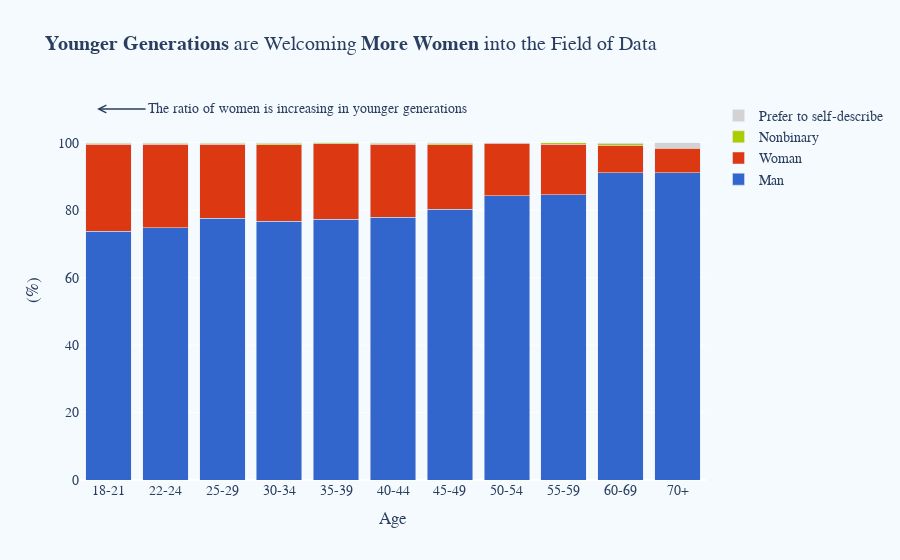

Notebook source saved alongside this figure:
### Markdown cell above
As you probably expected to some extent, the world of data is still predominantly male as of 2022. However, if you pay attention you will notice that the ratio of women is increasing in the lower age brackets. Let's normalize the bar chart to see this effect more clearly.

### Code cell
title = """
<b>Younger Generations</b> are Welcoming <b>More Women</b> into the Field of Data
"""

fig = plot_category_segment_hist(survey.df, 
                                 cat_col="AGE", 
                                 seg_col="GENDER", 
                                 replace_dict=gender_replace_dict,
                                 normalize=True, 
                                 marker_color=g_color_list,
                                 drop_thresh=0,
                                 title=title,
                                )

fig.update_traces(hovertemplate="%{y:.0f} (%) %{fullData.name} in this age bracket")

fig.add_annotation(x=3.5, y=110,
                  text="The ratio of women is increasing in younger generations",
                  showarrow=False,
                  )

fig.add_annotation(x=-0.2, y=110,
                   ax=50, ay=0,
                  text="",
                  showarrow=True,
                   arrowhead=5,
                   arrowwidth=1.5
                  )
fig.update_layout(xaxis_title="Age", yaxis_title="(%)")

fig.show()

### Figure 1 — Plotly figure (JSON) as saved in the notebook; plotly's stock layout.template omitted (floating-point values rounded to 4 significant figures)
{"data": [{"hovertemplate": "%{y:.0f} (%) %{fullData.name} in this age bracket", "hovertext": "Man", "marker": {"color": "#3366CC"}, "name": "Man", "orientation": "v", "type": "bar", "x": ["18-21", "22-24", "25-29", "30-34", "35-39", "40-44", "45-49", "50-54", "55-59", "60-69", "70+"], "y": [73.72, 74.84, 77.56, 76.75, 77.3, 77.98, 80.21, 84.33, 84.62, 91.09, 91.06]}, {"hovertemplate": "%{y:.0f} (%) %{fullData.name} in this age bracket", "hovertext": "Woman", "marker": {"color": "#DC3912"}, "name": "Woman", "orientation": "v", "type": "bar", "x": ["18-21", "22-24", "25-29", "30-34", "35-39", "40-44", "45-49", "50-54", "55-59", "60-69", "70+"], "y": [25.84, 24.66, 21.99, 22.64, 22.4, 21.6, 19.23, 15.56, 14.88, 8.14, 7.317]}, {"hovertemplate": "%{y:.0f} (%) %{fullData.name} in this age bracket", "hovertext": "Nonbinary", "marker": {"color": "#aacc00"}, "name": "Nonbinary", "orientation": "v", "type": "bar", "x": ["18-21", "22-24", "25-29", "30-34", "35-39", "40-44", "45-49", "55-59", "60-69"], "y": [0.2895, 0.3544, 0.317, 0.4097, 0.259, 0.3161, 0.4827, 0.5017, 0.5814]}, {"hovertemplate": "%{y:.0f} (%) %{fullData.name} in this age bracket", "hovertext": "Prefer to self-describe", "marker": {"color": "#d3d3d3"}, "name": "Prefer to self-describe", "orientation": "v", "type": "bar", "x": ["18-21", "22-24", "25-29", "30-34", "35-39", "40-44", "45-49", "50-54", "60-69", "70+"], "y": [0.1559, 0.1417, 0.1359, 0.2048, 0.04316, 0.1054, 0.08045, 0.1111, 0.1938, 1.626]}], "layout": {"annotations": [{"showarrow": false, "text": "The ratio of women is increasing in younger generations", "x": 3.5, "y": 110}, {"arrowhead": 5, "arrowwidth": 1.5, "ax": 50, "ay": 0, "showarrow": true, "text": "", "x": -0.2, "y": 110}], "barmode": "stack", "font": {"family": "Tahoma", "size": 14}, "paper_bgcolor": "rgb(245, 250, 256)", "plot_bgcolor": "rgb(245, 250, 256)", "title": {"text": "\n<b>Younger Generations</b> are Welcoming <b>More Women</b> into the Field of Data\n"}, "xaxis": {"title": {"text": "Age"}}, "yaxis": {"title": {"text": "(%)"}}}}
